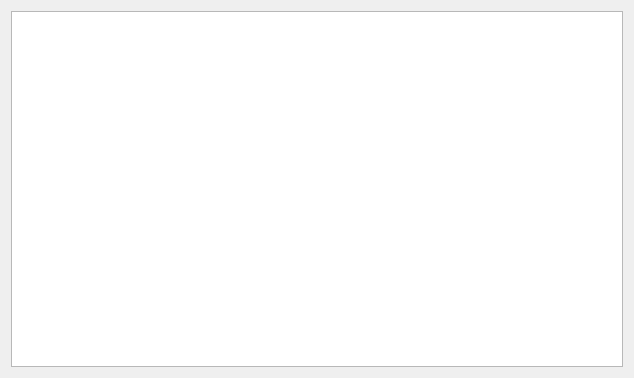
<?xml version="1.0" encoding="UTF-8"?>
<ui version="4.0">
 <class>TextInfoDialog</class>
 <widget class="QDialog" name="TextInfoDialog">
  <property name="geometry">
   <rect>
    <x>0</x>
    <y>0</y>
    <width>634</width>
    <height>378</height>
   </rect>
  </property>
  <property name="windowTitle">
   <string>Dialog</string>
  </property>
  <layout class="QHBoxLayout" name="horizontalLayout">
   <item>
    <widget class="QTextBrowser" name="textBrowser"/>
   </item>
  </layout>
 </widget>
 <resources/>
 <connections/>
</ui>
